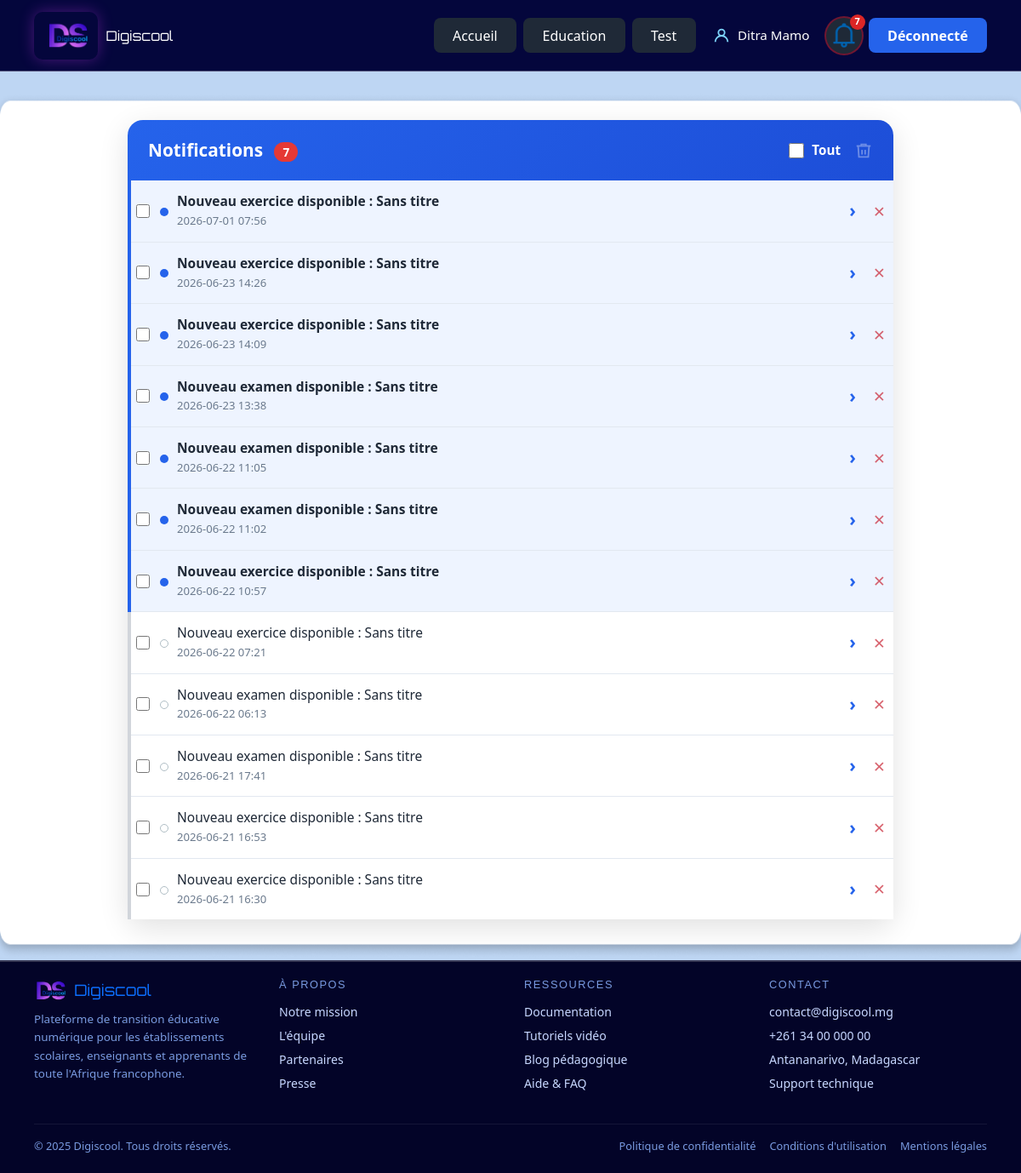
The page /user/notifications (signed in) on the database its author committed.
### tables this page shows
CREATE TABLE notifications (
                id INTEGER PRIMARY KEY AUTOINCREMENT,
                user_id INTEGER NOT NULL,
                message TEXT NOT NULL,
                is_read INTEGER NOT NULL DEFAULT 0,
                created_at DATETIME DEFAULT CURRENT_TIMESTAMP, target_url TEXT DEFAULT '',
                FOREIGN KEY(user_id) REFERENCES users(id)
            );

### app.py (the view)
@app.route('/user/notifications')
@login_required
def user_notifications():
    with get_db() as db:
        notifications = db.execute('SELECT * FROM notifications WHERE user_id=? ORDER BY created_at DESC', (session['user_id'],)).fetchall()
        notif_count = db.execute('SELECT COUNT(*) FROM notifications WHERE user_id=? AND is_read=0', (session['user_id'],)).fetchone()[0]
    return render_template('user/notifications.html', notifications=notifications, user_name=session.get('name'), notif_count=notif_count)

### app.py (called while the page is built)
def get_db():
    conn = sqlite3.connect(DB_PATH)
    conn.row_factory = sqlite3.Row
    return conn

def login_required(view):
    @wraps(view)
    def wrapped_view(*args, **kwargs):
        if 'user_id' not in session:
            return redirect(url_for('index'))
        return view(*args, **kwargs)
    return wrapped_view

### templates/user/notifications.html (shortened to what this page needs)
{% extends "user/dashboard.html" %}
{% block content %}
<div class="page-body">
  <div class="notif-container">
    <div class="notif-header">
      <div>
        Notifications
        <span id="badge-live" style="background:#e53935;border-radius:20px;padding:2px 10px;font-size:.85rem;margin-left:8px;">{{ notif_count }}</span>
      </div>
      {% if notifications %}
      <div class="notif-header-actions">
        <label class="notif-select-all">
          <input type="checkbox" id="notif-select-all" onchange="toggleAllNotifications(this)">
          <span>Tout</span>
        </label>
        <button type="button" class="notif-delete-btn" id="btn-delete-selected" title="Supprimer la sélection" disabled>
          <svg viewBox="0 0 24 24">
            <polyline points="3 6 5 6 21 6"/>
            <path d="M19 6l-1 14H6L5 6"/>
            <path d="M10 11v6"/><path d="M14 11v6"/>
            <path d="M9 6V4h6v2"/>
          </svg>
        </button>
      </div>
      {% endif %}
    </div>
    {% if notifications %}
    <table class="notif-table" id="notif-list">
      <tbody>
        {% for notif in notifications %}
        <tr class="notif-row {% if not notif.is_read %}unread{% else %}read{% endif %}"
            id="notif-{{ notif.id }}">
          <td class="td-cb" onclick="event.stopPropagation()">
            <input type="checkbox" class="notif-check" value="{{ notif.id }}" onchange="syncSelectAll()">
          </td>
          <td class="td-dot">
            <span class="notif-dot"></span>
          </td>
          <td class="td-msg"
              onclick="openNotif(event, {{ notif.id }}, '{{ notif.target_url or '/user/test' }}')">
            <div class="notif-message">{{ notif.message if notif.message else 'Aucun message disponible.' }}</div>
            <div class="notif-time">{{ notif.created_at[:16].replace('T', ' ') if notif.created_at else '' }}</div>
          </td>
          <td class="td-arrow"
              onclick="openNotif(event, {{ notif.id }}, '{{ notif.target_url or '/user/test' }}')">›</td>
          <td class="td-del">
            <button type="button" class="notif-item-delete"
                    onclick="event.stopPropagation(); deleteNotification({{ notif.id }})"
                    title="Supprimer">✕</button>
          </td>
        </tr>
        {% endfor %}
      </tbody>
    </table>
    {% endif %}
  </div>
</div>
{% endblock %}

### templates/user/dashboard.html (style rules this page uses)
:root { --bg-main: #BED6F3; --card-bg: #fff; --text-dark: #1a1a2e; --text-muted: #4b5563; --icon-blue: #2563eb; --dot-color: #93b4db; --ds-cyan: #00c8ff; --ds-pink: #d63af9; --ds-muted: #7a9be0; --ds-text: #c8d8ff; --font-ui: 'Segoe UI', system-ui, sans-serif; }
* { box-sizing: border-box; margin: 0; padding: 0 }
body { background: var(--bg-main); font-family: var(--font-ui); min-height: 100vh; display: flex; flex-direction: column }

### templates/user/notifications.html (style rules this page uses)
.page-body { background-image: url('/static/components/Rectangle 18.png'); background-size: 100% 100%; flex: 1; padding: 32px 40px 48px; display: flex; flex-direction: column; align-items: center; gap: 24px; margin-top: 25px; min-height: calc(100vh - 157px); }
.notif-container { width: 100%; max-width: 900px; background: #fff; border-radius: 18px; box-shadow: 0 10px 35px rgba(0,0,0,.12); }
.notif-header { background: linear-gradient(135deg, #2563eb 0%, #1d4ed8 100%); color: #fff; padding: 20px 24px; font-size: 1.3rem; font-weight: 700; display: flex; justify-content: space-between; align-items: center; border-radius: 18px 18px 0 0; }
.notif-header-actions { display: flex; gap: 1rem; align-items: center; }
.notif-select-all { display: flex; align-items: center; gap: .6rem; color: #fff; cursor: pointer; font-size: .95rem; user-select: none; }
.notif-select-all input { width:18px; height:18px; accent-color:#fff; cursor:pointer; margin:0; }
.notif-delete-btn { border:none; background:transparent; cursor:pointer; display:inline-flex; align-items:center; opacity:.85; padding:0; transition:opacity .15s; }
.notif-delete-btn svg { width:22px; height:22px; stroke:#fff; fill:none; stroke-width:2; }
table.notif-table { width: 100%; border-collapse: collapse; table-layout: fixed; }
table.notif-table tr.notif-row { border-bottom: 1px solid #e2e8f0; cursor: pointer; transition: background .2s; border-left: 4px solid transparent; }
table.notif-table tr.notif-row:last-child { border-bottom: none; }
table.notif-table tr.notif-row.unread { background: #eef4ff; border-left-color: #2563eb; }
table.notif-table tr.notif-row.read { background: #fff; border-left-color: #d1d5db; }
table.notif-table td { padding: 14px 6px; vertical-align: middle; white-space: nowrap; }
td.td-cb { width: 30px; padding-left: 16px; }
td.td-cb input[type="checkbox"] { width:16px; height:16px; accent-color:#2563eb; cursor:pointer; margin:0; display:block; }
td.td-dot { width: 20px; }
.notif-dot { display: inline-block; width:10px; height:10px; border-radius:50%; background:#2563eb; }
tr.notif-row.read .notif-dot { background:transparent; border:1.5px solid #b0bec5; }
td.td-msg { width: auto; white-space: normal; padding-left: 8px; padding-right: 8px; }
.notif-message { color:#1f2937; font-size:.97rem; line-height:1.4; margin-bottom:2px; font-weight:normal; }
tr.notif-row.unread .notif-message { font-weight:700; }
.notif-time { color:#6b7a8d; font-size:.82rem; }
td.td-arrow { width: 24px; color:#2563eb; font-size:1.3rem; font-weight:700; text-align:center; }
td.td-del { width: 36px; padding-right: 12px; }
.notif-item-delete { border:none; background:transparent; cursor:pointer; color:#c82333; font-size:1.1rem; padding:4px 6px; display:inline-flex; align-items:center; opacity:.7; transition:opacity .15s; border-radius:4px; }

### templates/footer.html (style rules this page uses)
:root { --ds-navy: #07094a; --ds-deep: #0b0d5e; --ds-blue: #1a3de4; --ds-cyan: #00c8ff; --ds-pink: #d63af9; --ds-text: #c8d8ff; --ds-muted: #7a9be0; }

### rows shown on the page
notifications: message "Nouveau exercice disponible : Sans titre", created_at "2026-07-01 07:56"
notifications: message "Nouveau exercice disponible : Sans titre", created_at "2026-06-23 14:26"
notifications: message "Nouveau exercice disponible : Sans titre", created_at "2026-06-23 14:09"
notifications: message "Nouveau examen disponible : Sans titre", created_at "2026-06-23 13:38"
notifications: message "Nouveau examen disponible : Sans titre", created_at "2026-06-22 11:05"
notifications: message "Nouveau examen disponible : Sans titre", created_at "2026-06-22 11:02"
notifications: message "Nouveau exercice disponible : Sans titre", created_at "2026-06-22 10:57"
notifications: message "Nouveau exercice disponible : Sans titre", created_at "2026-06-22 07:21"
notifications: message "Nouveau examen disponible : Sans titre", created_at "2026-06-22 06:13"
notifications: message "Nouveau examen disponible : Sans titre", created_at "2026-06-21 17:41"
notifications: message "Nouveau exercice disponible : Sans titre", created_at "2026-06-21 16:53"
notifications: message "Nouveau exercice disponible : Sans titre", created_at "2026-06-21 16:30"

### other values the page prints
{{ user_name|default('Nom user') }} "Ditra Mamo"
{{ notif_count }} "7"
